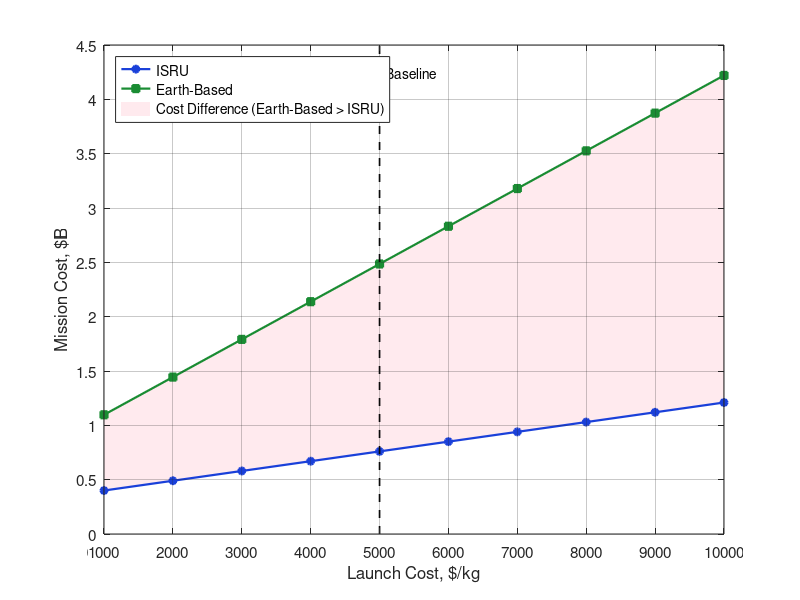

MATLAB code for this plot:
% mission_cost_comparison.m
% Replicates the Mission Cost vs Launch Cost comparison plot
% ISRU vs Earth-Based supply, with baseline at $5000/kg
%
% Just run this file in MATLAB (or Octave) to generate the figure.

clear; clc; close all;

%% ---------- Data ----------
launch_cost = 1000:1000:10000;                 % $/kg

% Linear cost models (fit to the reference chart)
isru_cost       = 0.31 + 0.00009  * launch_cost;   % $B
earth_cost      = 0.75 + 0.000347 * launch_cost;   % $B

baseline_x = 5000;                              % $/kg baseline

%% ---------- Figure ----------
fig = figure('Color','w','Position',[100 100 900 500]);
hold on; box on; grid on;

% Shaded cost-difference region (Earth-Based > ISRU)
x_fill = [launch_cost, fliplr(launch_cost)];
y_fill = [earth_cost,  fliplr(isru_cost)];
hFill  = fill(x_fill, y_fill, [1.0 0.85 0.88], ...
              'EdgeColor','none', 'FaceAlpha',0.55);

% ISRU line
hISRU = plot(launch_cost, isru_cost, '-o', ...
             'Color',[0.10 0.25 0.85], ...
             'MarkerFaceColor',[0.10 0.25 0.85], ...
             'MarkerSize',5, 'LineWidth',1.6);

% Earth-Based line
hEarth = plot(launch_cost, earth_cost, '-s', ...
              'Color',[0.10 0.55 0.20], ...
              'MarkerFaceColor',[0.10 0.55 0.20], ...
              'MarkerSize',5, 'LineWidth',1.6);

% Baseline vertical dashed line
yl = [0 4.5];
plot([baseline_x baseline_x], yl, '--k', 'LineWidth',1.2);
text(baseline_x + 80, 4.25, 'Baseline', ...
     'FontSize',10, 'FontWeight','normal');

%% ---------- Axes / Labels ----------
xlabel('Launch Cost, $/kg');
ylabel('Mission Cost, $B');
xlim([1000 10000]);
ylim(yl);
xticks(1000:1000:10000);
yticks(0:0.5:4.5);
set(gca,'FontSize',11,'GridAlpha',0.25,'Layer','top');

%% ---------- Legend ----------
legend([hISRU, hEarth, hFill], ...
       {'ISRU','Earth-Based','Cost Difference (Earth-Based > ISRU)'}, ...
       'Location','northwest','FontSize',10,'Box','on');

hold off;

%% ---------- Save to PNG next to the script ----------
outFile = fullfile(fileparts(mfilename('fullpath')), 'mission_cost_comparison.png');
try
    exportgraphics(fig, outFile, 'Resolution', 200);
    fprintf('Saved figure to: %s\n', outFile);
catch
    % Fallback for older MATLAB / Octave
    print(fig, outFile, '-dpng', '-r200');
    fprintf('Saved figure to: %s\n', outFile);
end
